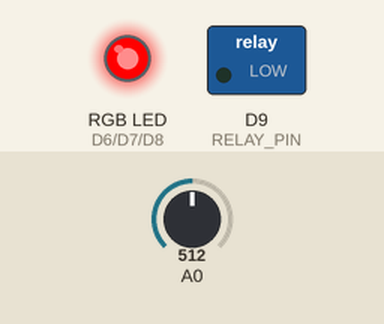
Simulated run of this sketch. Board: Arduino Zero (SAMD21). Parts: switched loads named in the sketch (green lamp = pin HIGH), an RGB LED mixed from three pins (HIGH = lit). Inputs (shaded band) come from the test bench; at power-on: A0 = 512 (analog values on the 0–1023 scale).

Above: at 1.8 s.
1.9 s: A0 set to 757
3.4 s: A0 set to 783
At 5.2 s:
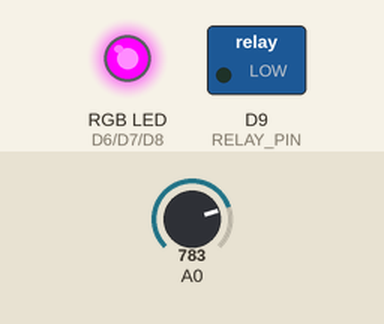
5.5 s: A0 set to 836
7.2 s: A0 set to 862
At 8.5 s:
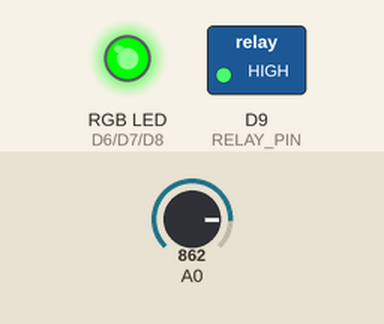
9.5 s: A0 set to 716
At 12.8 s:
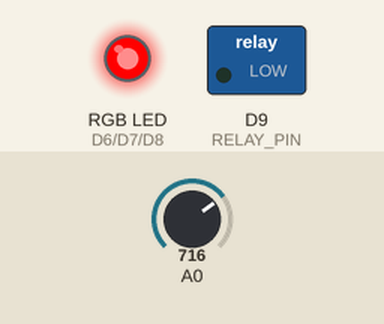
13.5 s: A0 set to 900
At 14.3 s:
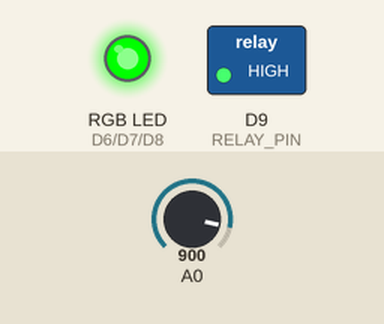
Timing chart, 0 to 16.5 s (numbered marks = the images above; inputs shaded):
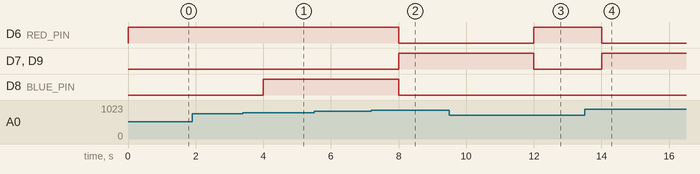

The sketch:

battery_manager.ino
```cpp
#include <Arduino.h>

const int batteryPin = 0 ; // GPIO1 (ADC input)

// Voltage divider resistors
const float R1 = 10000.0; // 10k
const float R2 = 3000.0;  // 2k + 1k
const float calibrationFactor = 1.025;

const int RELAY_PIN = 9;
const int RED_PIN = 6;
const int GREEN_PIN = 7;
const int BLUE_PIN = 8;

void setup() {
  Serial.begin(115200);
  analogReadResolution(12); // 0-4095

  pinMode(RELAY_PIN, OUTPUT);
  pinMode(RED_PIN, OUTPUT);
  pinMode(GREEN_PIN, OUTPUT);
  pinMode(BLUE_PIN, OUTPUT);

  digitalWrite(RELAY_PIN, HIGH); // Start with charging OFF
  setRGB(LOW, LOW, LOW);         // All LEDs OFF
}

void setRGB(bool r, bool g, bool b) {
  digitalWrite(RED_PIN, r);
  digitalWrite(GREEN_PIN, g);
  digitalWrite(BLUE_PIN, b);
}

void loop() {
  int adcVal = analogRead(batteryPin);
  float vOut = (adcVal / 4095.0) * 3.3;
  float voltage = (vOut / (R2 / (R1 + R2))) * calibrationFactor;

  //Serial.print("Battery Voltage: ");
  //Serial.print(voltage, 2);
  //Serial.println(" V");

  if (voltage < 11.0) {
    digitalWrite(RELAY_PIN, LOW);  // Start charging
    setRGB(HIGH, LOW, LOW);        // Red
    //Serial.println("Charging: ON (Battery LOW)");
  }
  else if (voltage >= 12.24) {
    digitalWrite(RELAY_PIN, HIGH); // Stop charging

    // Glow GREEN for 3000ms
    setRGB(LOW, HIGH, LOW);
    //Serial.println("Charging: OFF (Battery FULL)");
    delay(3000); // wait 3 seconds

    // Then switch to idle color
    //setRGB(HIGH, LOW, HIGH);       // Purple (Idle)
    //Serial.println("Status: Idle after full charge");
  }
  else {
    setRGB(HIGH, LOW, HIGH);       // Purple
    //Serial.println("Charging: Idle");
  }

  delay(1000);
}
```

Measured:
- the behaviour switches between 768 and 769 on A0 (found by bisection; images 0 and 1)
- the behaviour switches between 854 and 855 on A0 (found by bisection; images 1 and 2)
- after the input at 1.9 s, every drawn part: stays the same
- after the input at 3.4 s, D8 (BLUE_PIN): LOW → HIGH after 0.60 s
- after the input at 5.5 s, every drawn part: stays the same
- after the input at 7.2 s, D6 (RED_PIN), D8 (BLUE_PIN): HIGH → LOW after 0.80 s; D7 (GREEN_PIN), D9 (RELAY_PIN): LOW → HIGH after 0.80 s
- after the input at 9.5 s, D6 (RED_PIN): LOW → HIGH after 2.5 s; D7 (GREEN_PIN), D9 (RELAY_PIN): HIGH → LOW after 2.5 s
- after the input at 13.5 s, D6 (RED_PIN): HIGH → LOW after 0.50 s; D7 (GREEN_PIN), D9 (RELAY_PIN): LOW → HIGH after 0.50 s
